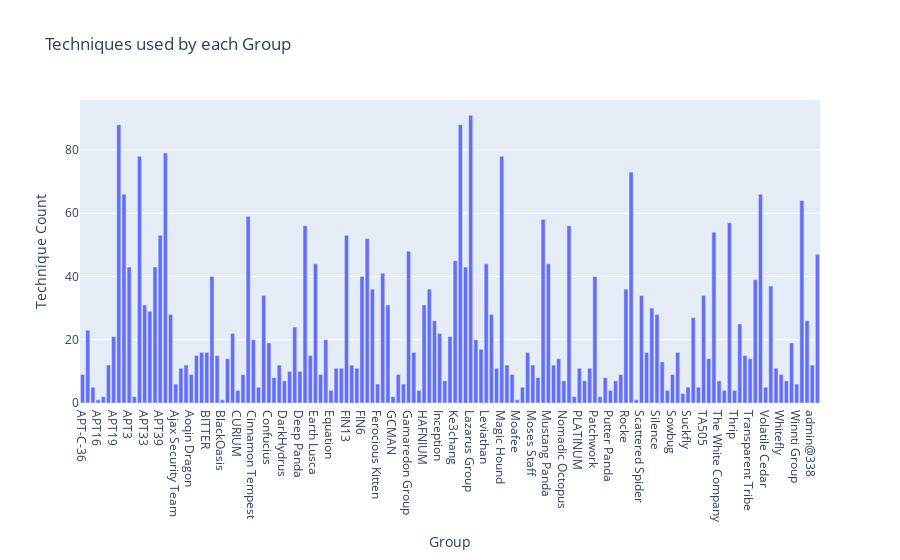

Source (notebook cell):
### Code cell
# Group the data by 'name_group' and count the number of techniques used by each group
groups_count = techniques_groups_df.groupby('name_group')['name_technique'].count().reset_index()

# Rename columns for better understanding
groups_count.columns = ['Group', 'Technique Count']

# Step 2: Create a bar chart using Plotly
fig = px.bar(groups_count, x='Group', y='Technique Count', title='Techniques used by each Group')

# Step 3: Display the chart
fig.show()

### Figure 1 — Plotly figure (JSON) as saved in the notebook; plotly's stock layout.template omitted (floating-point values rounded to 4 significant figures; data arrays with more than 128 entries replaced by an {"elided": "..."} marker saying what was removed)
{"data": [{"alignmentgroup": "True", "hovertemplate": "Group=%{x}<br>Technique Count=%{y}<extra></extra>", "legendgroup": "", "marker": {"color": "#636efa", "pattern": {"shape": ""}}, "name": "", "offsetgroup": "", "orientation": "v", "showlegend": false, "textposition": "auto", "type": "bar", "x": {"elided": "143 str values"}, "xaxis": "x", "y": {"elided": "143 int values"}, "yaxis": "y"}], "layout": {"autosize": true, "barmode": "relative", "legend": {"tracegroupgap": 0}, "title": {"text": "Techniques used by each Group"}, "xaxis": {"anchor": "y", "autorange": true, "domain": [0, 1], "range": [-0.5, 142.5], "title": {"text": "Group"}, "type": "category"}, "yaxis": {"anchor": "x", "autorange": true, "domain": [0, 1], "range": [0, 95.79], "title": {"text": "Technique Count"}, "type": "linear"}}}
